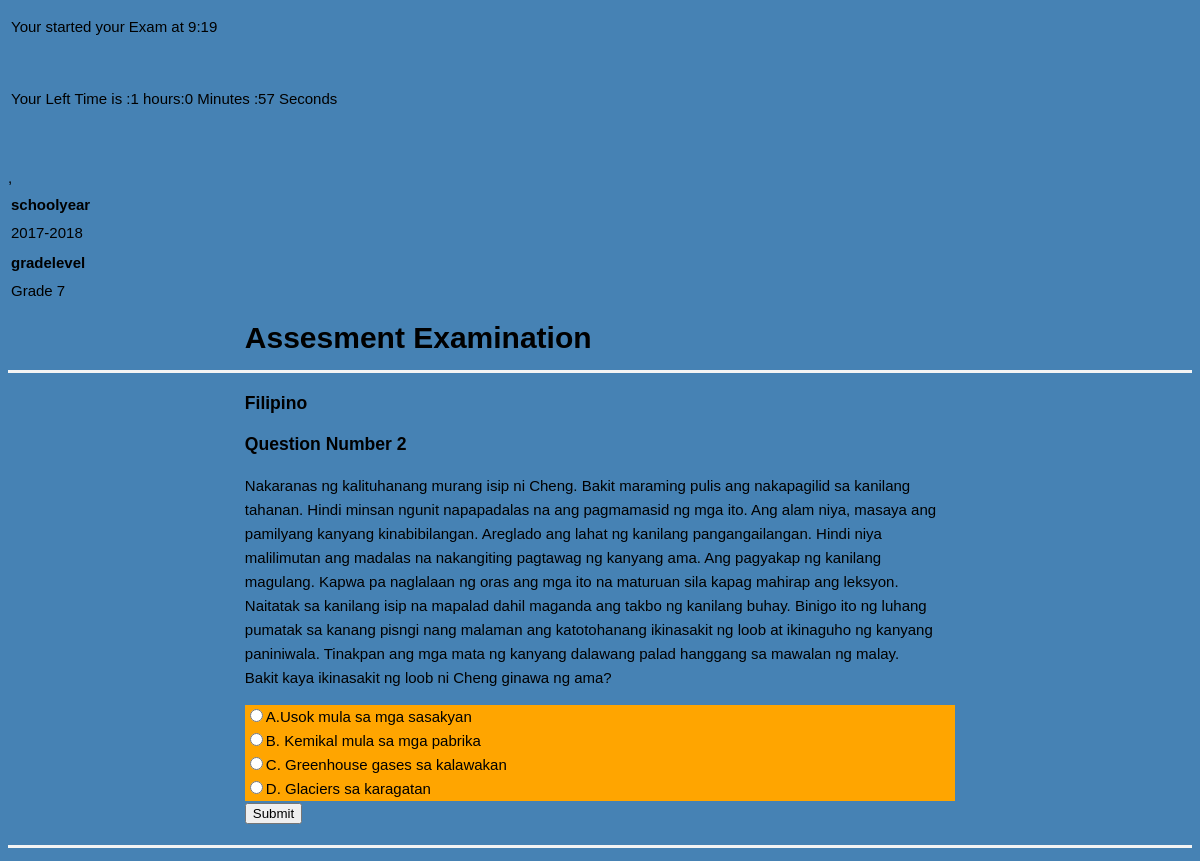
The page /question.php?n=2 on the database its author committed.
### tables this page shows
CREATE TABLE `settings` (
  `subofans` varchar(50) NOT NULL,
  `timer` varchar(50) NOT NULL,
  `typeofexam` varchar(50) NOT NULL,
  `examperiod` varchar(50) NOT NULL,
  `schoolyear` varchar(50) NOT NULL
);

CREATE TABLE `users` (
  `id` int(11) NOT NULL,
  `lastname` varchar(50) NOT NULL,
  `firstname` varchar(50) NOT NULL,
  `prevschool` varchar(50) NOT NULL,
  `gradelevel` varchar(50) NOT NULL,
  `Address` varchar(50) NOT NULL,
  `Contact` int(12) NOT NULL,
  `uid` varchar(20) NOT NULL,
  `trn_date` datetime NOT NULL
);

CREATE TABLE `questions` (
  `question_number` int(11) NOT NULL,
  `text` text NOT NULL,
  `subject` varchar(50) NOT NULL,
  `question_essay` varchar(1000) NOT NULL,
  `instruction` varchar(50) NOT NULL
);

CREATE TABLE `choices` (
  `id` int(11) NOT NULL,
  `question_number` int(11) NOT NULL,
  `is_correct` tinyint(1) NOT NULL DEFAULT '0',
  `text` text NOT NULL
);

### question.php (the view, shortened to what this page needs)
<?php include 'database.php' ?>
<?php
	 $number =  $_GET['n'];
	$random = mt_rand(1, 18);
$query = "SELECT * FROM `questions` WHERE `question_number` = '$random'";
	$result = $mysqli->query($query) or die($mysqli->error._LINE_);
	$question = $result->fetch_assoc();
	$query = "SELECT * FROM `choices`
				WHERE question_number = $number";
	$choices = $mysqli->query($query) or die($mysqli->error._LINE_);
?>
<!DOCTYPE html>
<html>
	<head>
		<link rel="stylesheet" href="style.css" type="text/css"/>
		 <?php include("timer.php"); ?>
<?php
$link = mysqli_connect("localhost", "root", "", "zion");
$sql = "SELECT * FROM settings";
if($result = mysqli_query($link, $sql)){
    if(mysqli_num_rows($result) > 0){
        echo "<table>";
            echo "<tr>";
                echo "<th>schoolyear</th>";
            echo "</tr>";
        while($row = mysqli_fetch_array($result)){
              echo "<tr>";
              echo "<td>" . $row['schoolyear']
                       . "</td>" ;
   echo "</tr>";
        }
        echo "</table>";
    } else{
        echo "No records matching your query were found.";
    }
} else{
    echo "ERROR: Could not able to execute $sql. " . mysqli_error($link);
}
?>
<?php
$link = mysqli_connect("localhost", "root", "", "zion");
$sql = "SELECT * FROM users l ORDER BY  gradelevel DESC
LIMIT     1; ";
if($result = mysqli_query($link, $sql)){
    if(mysqli_num_rows($result) > 0){
        echo "<table>";
            echo "<tr>";
                echo "<th>gradelevel</th>";
            echo "</tr>";
        while($row = mysqli_fetch_array($result)){
              echo "<tr>";
              echo "<td>" . $row['gradelevel']
                       . "</td>" ;
   echo "</tr>";
        }
        echo "</table>";
    } else{
        echo "No records matching your query were found.";
    }
} else{
    echo "ERROR: Could not able to execute $sql. " . mysqli_error($link);
}
?>
	</head>
	<body>
			<header>
				<div class="container">
					<h1>Assesment Examination</h1>
				</div>
			</header>
			<main>
				<div class="container">
                    <h3><?php echo $question['subject']; ?></h3>
                    <h3><?php echo " Question Number ".$_GET['n'] ?></h3>
						<?php echo $question['question_essay']; ?>
						<div>
						<?php echo $question['text']; ?>
					<form method="post" action="process.php">
						<ul class="choices">
							<?php while($row = $choices->fetch_assoc()): ?>
							<input name="choice" type="radio" value="<?php echo $row['id']; ?>" required/><?php echo $row['text']; ?><br>
							<?php endwhile; ?>
						</ul>
						<input type="submit" value="Submit" />
					</form>
				</div>
			</main>
			<footer>
			</footer>
	</body>
</html>

### style.css (style rules this page uses)
ul { list-style-type: none; margin: 0; padding: 0; overflow: hidden; background-color: steelblue; }
body { background-color: steelblue; }
body { font-family: arial; font-size: 15px; line-height:1.6em; }
.container { width: 60%; margin: 0 auto; overflow: auto; }
header { border-bottom: 3px #f4f4f4 solid; }
footer { border-top: 3px #f4f4f4 solid; text-align:center; padding-top: 5px; }
main { padding-bottom: 20px; }
ul { list-style-type: none; margin: 0; padding: 0; overflow: hidden; background-color: orange; }

### rows shown on the page
settings: schoolyear "2017-2018"
users: gradelevel "Grade 7"
questions: subject "Filipino", question_essay "Nakaranas ng kalituhanang murang isip ni Cheng. Bakit maraming pulis ang nakapagilid sa kanilang tahanan. Hindi minsan ngunit napapadalas na ang pagmamasid ng mga ito. Ang alam niya, masaya ang pamilyang kanyang kinabibilangan. Areglado ang lahat ng kanilang pangangailangan. Hindi niya malilimutan ang madalas na nakangiting pagtawag ng kanyang ama. Ang pagyakap ng kanilang magulang. Kapwa pa naglalaan ng oras ang mga ito na maturuan sila kapag mahirap ang leksyon. Naitatak sa kanilang isip na mapalad dahil maganda ang takbo ng kanilang buhay. Binigo ito ng luhang pumatak sa kanang pisngi nang malaman ang katotohanang ikinasakit ng loob at ikinaguho ng kanyang paniniwala. Tinakpan ang mga…", text "Bakit kaya ikinasakit ng loob ni Cheng ginawa ng ama?"
choices: text "A.Usok mula sa mga sasakyan"
choices: text "B. Kemikal mula sa mga pabrika"
choices: text "C. Greenhouse gases sa kalawakan"
choices: text "D. Glaciers sa karagatan"

### other values the page prints
$_GET['n'] "2"
